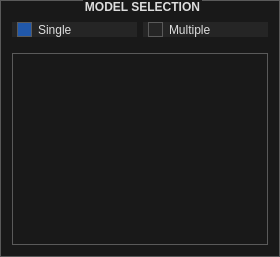
         <widget class="QGroupBox" name="model_selection_box">
          <property name="sizePolicy">
           <sizepolicy hsizetype="Preferred" vsizetype="MinimumExpanding">
            <horstretch>0</horstretch>
            <verstretch>0</verstretch>
           </sizepolicy>
          </property>
          <property name="maximumSize">
           <size>
            <width>300</width>
            <height>16777215</height>
           </size>
          </property>
          <property name="styleSheet">
           <string notr="true">/*
	Based on a template by Emanuel Claesson (c) 2013 with modifications by Paris Flood

	Licensed under the Apache License, Version 2.0 (the &quot;License&quot;);
	you may not use this file except in compliance with the License.
	You may obtain a copy of the License at

		http://www.apache.org/licenses/LICENSE-2.0

	Unless required by applicable law or agreed to in writing, software
	distributed under the License is distributed on an &quot;AS IS&quot; BASIS,
	WITHOUT WARRANTIES OR CONDITIONS OF ANY KIND, either express or implied.
	See the License for the specific language governing permissions and
	limitations under the License.
*/

/*
	COLOR_DARK     = #191919
	COLOR_MEDIUM   = #353535
	COLOR_MEDLIGHT = #5A5A5A
	COLOR_LIGHT    = #DDDDDD
	COLOR_BLUE  = #2158AA
	COLOR_ORANGE = #D66C23
*/
* {
	background: #191919;
	color: #DDDDDD;
border: 1px solid #5A5A5A;
}

 QMenuBar {
	background: #191919;
	border-style: none;
 }

 QMenuBar::item {
	 background: transparent;
     spacing: 3px; /* spacing between menu bar items */
     padding: 5px 25px;
 }

 QMenuBar::item:selected{
	background: #353535;
  	border: 2px solid #D66C23;
    border-style: none none solid none;
}

 QMenuBar::item:pressed {
	background: #5A5A5A;
}

QCheckBox, QRadioButton {
	border: none;
}

QRadioButton::indicator, QCheckBox::indicator {
	width: 13px;
	height: 13px;
}

QRadioButton::indicator::unchecked, QCheckBox::indicator::unchecked {
	left: 5px;
	border: 1px solid #5A5A5A;
	background: none;
}

QRadioButton::indicator:unchecked:hover, QCheckBox::indicator:unchecked:hover {
	left: 5px;
	border: 1px solid #D66C23;
}

QRadioButton::indicator::checked, QCheckBox::indicator::checked {
	left: 5px;
	border: 1px solid #5A5A5A;
	background: #2158AA;
}

QRadioButton::indicator:checked:hover, QCheckBox::indicator:checked:hover {
	left: 5px;
	border: 1px solid #D66C23;
	background: #2158AA;
}

QGroupBox::title {
	subcontrol-origin: margin;
    subcontrol-position: top center;
}

QScrollBar {
	border: 1px solid #5A5A5A;
	background: #191919;
}

QScrollBar:horizontal {
	height: 15px;
	margin: 0px 16px 0px 16px;
}

QScrollBar:vertical {
	width: 15px;
	margin: 16px 0px 16px 0px;
}

QScrollBar::handle {
	background: #353535;
	border: 1px solid #5A5A5A;
}

QScrollBar::handle:horizontal {
	border-width: 0px 1px 0px 1px;
}

QScrollBar::handle:vertical {
	border-width: 1px 0px 1px 0px;
}

QScrollBar::handle:horizontal {
	min-width: 20px;
}

QScrollBar::handle:vertical {
	min-height: 20px;
}

QScrollBar::add-line, QScrollBar::sub-line {
	background:#353535;
	border: 1px solid #5A5A5A;
	subcontrol-origin: margin;
}

QScrollBar::add-line {
	position: absolute;
}

QScrollBar::add-line:horizontal {
	width: 15px;
	subcontrol-position: right;
	left: 15px;
}

QScrollBar::add-line:vertical {
	height: 15px;
	subcontrol-position: bottom;
	top: 15px;
}

QScrollBar::sub-line:horizontal {
	width: 15px;
	subcontrol-position: left;
}

QScrollBar::sub-line:vertical {
	height: 15px;
	subcontrol-position: top;
}

QScrollBar:left-arrow, QScrollBar::right-arrow, QScrollBar::up-arrow, QScrollBar::down-arrow {
	border: 1px solid #5A5A5A;
	width: 3px;
	height: 3px;
}

QScrollBar::add-page, QScrollBar::sub-page {
	background: none;
}

QAbstractButton {
	background: #252525;
}

QAbstractButton:disabled {
	background: #3F3F3F;
}

QAbstractButton:hover {
	background: #353535;
}

QPushButton:hover {
	background: #353535;
  	border: 1px solid #D66C23;
}

QAbstractButton:pressed {
	background: #5A5A5A;
}

/*QAbstractItemView {
	show-decoration-selected: 1;
 	outline: 0;
	selection-background-color: #2158AA;
	selection-color: #DDDDDD;
	alternate-background-color: #353535;
}*/

QHeaderView {
	border: 1px solid #5A5A5A;
}

QHeaderView::section {
	background: #191919;
	border: 1px solid #5A5A5A;
	padding: 4px;
}

QHeaderView::section:selected, QHeaderView::section::checked {
	background: #353535;
}

QTableView {
	gridline-color: #5A5A5A;
}

QTabBar {
	margin-left: 2px;
}

QTabBar::tab {
	border-radius: 0px;
	padding: 4px;
	margin: 4px;
}

QTabBar::tab:selected {
	background: #353535;
}

QComboBox::down-arrow {
	border: 1px solid #5A5A5A;
	background: #353535;
}

QComboBox::drop-down {
	border: 1px solid #5A5A5A;
	background: #353535;
}

QComboBox::down-arrow {
	width: 3px;
	height: 3px;
	border: 1px solid #5A5A5A;
}

QAbstractSpinBox {
	padding-right: 15px;
}

QAbstractSpinBox::up-button, QAbstractSpinBox::down-button {
	border: 1px solid #5A5A5A;
	background: #353535;
	subcontrol-origin: border;
}
QAbstractSpinBox::up-button:hover, QAbstractSpinBox::down-button:hover {
	border: 1px solid #D66C23;
}
QAbstractSpinBox::up-button:pressed, QAbstractSpinBox::down-button:pressed {
	background: #5A5A5A;
}

QAbstractSpinBox::up-arrow, QAbstractSpinBox::down-arrow {
	width: 3px;
	height: 3px;
	border: 1px solid #5A5A5A;
}
QAbstractSpinBox::up-arrow:hover, QAbstractSpinBox::down-arrow:hover {
	border: 1px solid #D66C23;
}

QSlider {
	border: none;
}

QSlider::groove:horizontal {
	height: 5px;
	margin: 4px 0px 4px 0px;
}

QSlider::groove:vertical {
	width: 5px;
	margin: 0px 4px 0px 4px;
}

QSlider::handle {
	border: 1px solid #5A5A5A;
	background: #353535;
}

QSlider::handle:horizontal {
	width: 15px;
	margin: -4px 0px -4px 0px;
}

QSlider::handle:vertical {
	height: 15px;
	margin: 0px -4px 0px -4px;
}

QSlider::add-page:vertical, QSlider::sub-page:horizontal {
	background: #2158AA;
}

QSlider::sub-page:vertical, QSlider::add-page:horizontal {
	background: #353535;
}

QLabel {
	border: none;
}

QProgressBar {
	text-align: center;
}

QProgressBar::chunk {
	width: 1px;
	background-color: #2158AA;
}

QMenu::separator {
	background: #353535;
}

QGroupBox {
	font: bold
}

/*QListWidget::item:selected {
    background-color: #2158AA;
}*/

 QMenu::item:selected{
	background: #353535;
	border: 2px solid #D66C23;
    border-style: none solid none none;
}

 QMenu::pressed {
	background: #5A5A5A;
}

QMenu::separator {
    height: 5px;
	background: #2158AA;
}</string>
          </property>
          <property name="title">
           <string>MODEL SELECTION</string>
          </property>
          <property name="alignment">
           <set>Qt::AlignRight|Qt::AlignTrailing|Qt::AlignVCenter</set>
          </property>
          <layout class="QVBoxLayout" name="verticalLayout_14">
           <item>
            <layout class="QVBoxLayout" name="verticalLayout" stretch="0,1">
             <item>
              <layout class="QHBoxLayout" name="horizontalLayout">
               <property name="topMargin">
                <number>10</number>
               </property>
               <property name="bottomMargin">
                <number>10</number>
               </property>
               <item>
                <widget class="QRadioButton" name="single_model_radio_button">
                 <property name="sizePolicy">
                  <sizepolicy hsizetype="Minimum" vsizetype="MinimumExpanding">
                   <horstretch>0</horstretch>
                   <verstretch>0</verstretch>
                  </sizepolicy>
                 </property>
                 <property name="text">
                  <string>Single</string>
                 </property>
                 <property name="checked">
                  <bool>true</bool>
                 </property>
                </widget>
               </item>
               <item>
                <widget class="QRadioButton" name="multiple_model_radio_button">
                 <property name="enabled">
                  <bool>true</bool>
                 </property>
                 <property name="sizePolicy">
                  <sizepolicy hsizetype="Minimum" vsizetype="MinimumExpanding">
                   <horstretch>0</horstretch>
                   <verstretch>0</verstretch>
                  </sizepolicy>
                 </property>
                 <property name="text">
                  <string>Multiple</string>
                 </property>
                </widget>
               </item>
              </layout>
             </item>
             <item>
              <widget class="QListWidget" name="model_list_widget">
               <property name="styleSheet">
                <string notr="true"/>
               </property>
              </widget>
             </item>
            </layout>
           </item>
          </layout>
         </widget>
